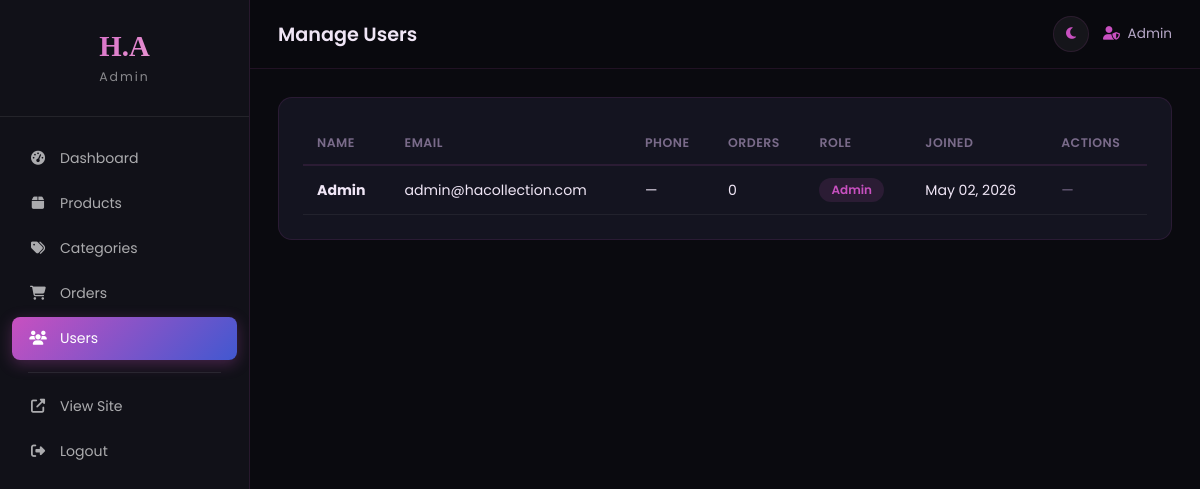
The page /admin/users.php (signed in) on the database its author committed.
### tables this page shows
CREATE TABLE IF NOT EXISTS users (
    id INT AUTO_INCREMENT PRIMARY KEY,
    full_name VARCHAR(100) NOT NULL,
    email VARCHAR(150) NOT NULL UNIQUE,
    password VARCHAR(255) NOT NULL,
    phone VARCHAR(20) DEFAULT NULL,
    address TEXT DEFAULT NULL,
    city VARCHAR(100) DEFAULT NULL,
    is_admin TINYINT(1) DEFAULT 0,
    created_at TIMESTAMP DEFAULT CURRENT_TIMESTAMP,
    updated_at TIMESTAMP DEFAULT CURRENT_TIMESTAMP ON UPDATE CURRENT_TIMESTAMP
);

### includes/config.php (called while the page is built, shortened)
<?php
function sanitize($data) {
    return htmlspecialchars(trim($data), ENT_QUOTES, 'UTF-8');
}

### admin/users.php (the view, shortened to what this page needs)
<?php
require_once '../includes/config.php';
$users = $pdo->query("SELECT u.*, (SELECT COUNT(*) FROM orders WHERE user_id = u.id) as order_count FROM users u ORDER BY u.created_at DESC")->fetchAll();
require_once 'includes/admin-header.php';
?>
<div class="admin-card">
    <div class="table-responsive">
        <table class="admin-table">
            <thead>
                <tr>
                    <th>Name</th>
                    <th>Email</th>
                    <th>Phone</th>
                    <th>Orders</th>
                    <th>Role</th>
                    <th>Joined</th>
                    <th>Actions</th>
                </tr>
            </thead>
            <tbody>
                <?php foreach ($users as $u): ?>
                    <tr>
                        <td><strong><?= sanitize($u['full_name']) ?></strong></td>
                        <td><?= sanitize($u['email']) ?></td>
                        <td><?= sanitize($u['phone'] ?? '—') ?></td>
                        <td><?= $u['order_count'] ?></td>
                        <td><span class="status-badge <?= $u['is_admin'] ? 'status-admin' : 'status-user' ?>"><?= $u['is_admin'] ? 'Admin' : 'Customer' ?></span></td>
                        <td><?= date('M d, Y', strtotime($u['created_at'])) ?></td>
                        <td class="actions-cell">
                            <?php if (!$u['is_admin']): ?>
                                <a href="?delete=<?= $u['id'] ?>" class="btn btn-sm btn-delete" onclick="return confirm('Delete this user?')"><i class="fas fa-trash"></i></a>
                            <?php else: ?>
                                <span class="text-muted">—</span>
                            <?php endif; ?>
                        </td>
                    </tr>
                <?php endforeach; ?>
            </tbody>
        </table>
    </div>
</div>
<?php require_once 'includes/admin-footer.php'; ?>

### assets/css/admin.css (style rules this page uses)
:root { --font-body: 'Poppins', sans-serif; --radius: 14px; --radius-sm: 8px; --transition: all 0.3s ease; }
[data-theme="dark"] { --bg-body: #0a0a0f; --bg-sidebar: #111118; --bg-card: rgba(22,22,35,0.9); --bg-header: rgba(10,10,15,0.95); --bg-input: rgba(255,255,255,0.05); --text-primary: #f0e6f6; --text-secondary: #b8a9c9; --text-muted: #7a6b8a; --accent: #c850c0; --accent-gradient: linear-gradient(135deg, #c850c0, #4158d0); --border: rgba(200,80,192,0.12); --border-light: rgba(255,255,255,0.06); --success: #43e97b; --error: #f5576c; --warning: #ffc107; }
*, *::before, *::after { box-sizing: border-box; margin: 0; padding: 0; }
body { font-family: var(--font-body); background: var(--bg-body); color: var(--text-primary); }
.admin-body { display: flex; min-height: 100vh; transition: background 0.3s, color 0.3s; }
.admin-card { background: var(--bg-card); border: 1px solid var(--border); border-radius: var(--radius); padding: 24px; margin-bottom: 20px; }
.table-responsive { overflow-x: auto; }
.admin-table { width: 100%; border-collapse: collapse; }
.admin-table thead { border-bottom: 2px solid var(--border); }
.admin-table th { padding: 12px 14px; text-align: left; font-size: 0.78rem; text-transform: uppercase; letter-spacing: 0.5px; color: var(--text-muted); font-weight: 600; }
.admin-table td { padding: 12px 14px; font-size: 0.88rem; border-bottom: 1px solid var(--border-light); vertical-align: middle; }
.status-badge { display: inline-block; padding: 3px 12px; border-radius: 50px; font-size: 0.75rem; font-weight: 600; }
.status-admin { background: rgba(200,80,192,0.12); color: #c850c0; }
.actions-cell { white-space: nowrap; }
.text-muted { color: var(--text-muted); }

### rows shown on the page
users: full_name "Admin", email "admin@hacollection.com", phone "—", order_count "0", is_admin "Admin", created_at "May 02, 2026"

### other values the page prints
$pageTitle "Manage Users"
$_SESSION['user_name'] "Admin"
